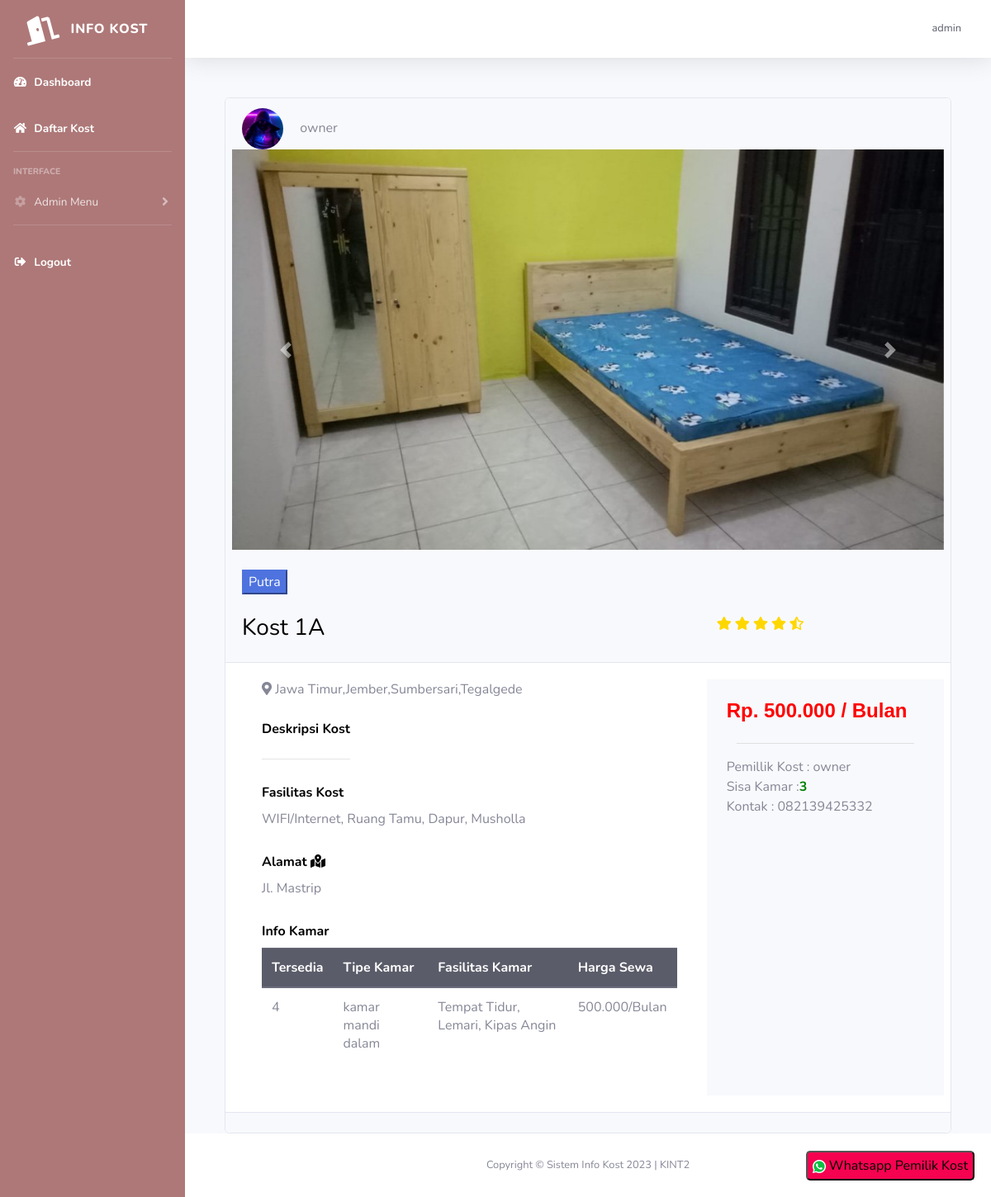
/kost/tampilan-kost.php?id_kost=11 (signed in), run on the app's committed database.
### tables this page shows
CREATE TABLE `kost` (
  `id_kost` int(11) NOT NULL,
  `nama_kost` varchar(255) NOT NULL,
  `tipe_kost` varchar(255) NOT NULL,
  `jenis_kost` varchar(255) NOT NULL,
  `jumlah_kamar` int(11) NOT NULL,
  `tanggal_tagih` date NOT NULL,
  `nama_pemilik` text NOT NULL,
  `nama_bank` text NOT NULL,
  `no_rekening` int(11) NOT NULL,
  `foto_bangunan_utama` varchar(255) NOT NULL,
  `foto_kamar` varchar(255) NOT NULL,
  `foto_kamar_mandi` varchar(255) NOT NULL,
  `foto_interior` varchar(255) NOT NULL,
  `provinsi` varchar(25) NOT NULL,
  `kota` varchar(25) NOT NULL,
  `kecamatan` varchar(25) NOT NULL,
  `kelurahan` varchar(25) NOT NULL,
  `alamat` varchar(255) NOT NULL,
  `harga_sewa` int(11) NOT NULL,
  `kontak` varchar(255) NOT NULL,
  `deskripsi` text NOT NULL,
  `id_pemilik` int(11) NOT NULL,
  `fasilitas_kost` text NOT NULL
);

CREATE TABLE `user` (
  `id` int(11) NOT NULL,
  `nama_lengkap` varchar(255) NOT NULL,
  `email` varchar(255) NOT NULL,
  `username` varchar(255) NOT NULL,
  `password` varchar(255) NOT NULL,
  `no_hp` varchar(255) NOT NULL,
  `pekerjaan` varchar(255) NOT NULL,
  `jenis_kelamin` varchar(25) NOT NULL,
  `foto_ktp` varchar(255) NOT NULL,
  `foto_profil` text NOT NULL,
  `roles` int(11) NOT NULL,
  `id_kost_saya` int(11) NOT NULL
);

CREATE TABLE `kamar` (
  `id_kamar` int(11) NOT NULL,
  `id_kost` int(11) NOT NULL,
  `jumlah_kamar` int(11) NOT NULL,
  `panjang_kamar` int(11) NOT NULL,
  `lebar_kamar` int(11) NOT NULL,
  `tipe_kamar` varchar(255) NOT NULL,
  `biaya_fasilitas` int(11) NOT NULL,
  `fasilitas_kamar` varchar(255) NOT NULL
);

### kost/tampilan-kost.php (the view, shortened to what this page needs)
<?php
include('includes/header.php');
?>
<?php
$id_kost = $_GET['id_kost'];
$query = "SELECT * FROM kost JOIN user ON kost.id_pemilik=user.id WHERE id_kost=$id_kost";
$data = mysqli_query($koneksi, $query);
$d = mysqli_fetch_array($data);
$idkost = $d['id_kost'];
$queryx = "SELECT * FROM kamar WHERE id_kost=$idkost";
$kamar = mysqli_query($koneksi, $queryx);
function minfas($idkost, $tipe_kost)
{
  global $koneksi;
  $cost = mysqli_query($koneksi, "SELECT min(biaya_fasilitas) FROM kamar WHERE id_kost=$idkost");
  $p = mysqli_fetch_array($cost);
  if ($tipe_kost == "Bulan") {
    return $p['min(biaya_fasilitas)'];
  } else if ($tipe_kost == "Tahun") {
    return $p['min(biaya_fasilitas)'] * 12;
  }
}
function fas($fas, $tipe_kost)
{
  if ($tipe_kost == "Bulan") {
    return $fas;
  } else if ($tipe_kost == "Tahun") {
    return $fas * 12;
  }
}
?>
<div class="container">
  <div class="container-fluid">
    <div class="card">
      <div class="card-header">
        <div class="row">
          <div class="col">
            <img style="object-fit: cover;" src="../img/profil/<?php echo $d['foto_profil'] ?>" class="rounded-circle mr-3" height="50px" width="50px" alt="avatar">
            <?php echo $d['nama_lengkap'] ?>
          </div>
        </div>
        <div class="row ">
          <div id="carouselExampleControls" class="carousel slide" data-ride="carousel">
            <div class="carousel-inner tampilan-foto">
              <div class="carousel-item active">
                <img class="d-block w-100 " src="../img/foto_kost/kamar/<?php echo $d['foto_kamar'] ?>" alt="First slide">
              </div>
            </div>
            <a class="carousel-control-prev" href="#carouselExampleControls" role="button" data-slide="prev">
              <span class="carousel-control-prev-icon" aria-hidden="true"></span>
            </a>
            <a class="carousel-control-next" href="#carouselExampleControls" role="button" data-slide="next">
              <span class="carousel-control-next-icon" aria-hidden="true"></span>
            </a>
          </div>
        </div>
        <br>
        <div class="row">
          <div class="card-text">
            <div class="col">
              <button class="btn-primary"><?php echo $d['jenis_kost'] ?></button>
            </div>
          </div>
        </div>
        <br>
        <div class="row">
          <div class="col-md-8">
            <div class="card-title">
              <h3><?php echo $d['nama_kost'] ?></h3>
            </div>
          </div>
          <div class="col">
            <span class="stars-active" style="width:50%">
              <i class="fa fa-star checked" aria-hidden="true"></i>
              <i class="fa fa-star checked" aria-hidden="true"></i>
              <i class="fa fa-star checked" aria-hidden="true"></i>
              <i class="fa fa-star checked" aria-hidden="true"></i>
              <i class="fa fa-star-half-alt checked" aria-hidden="true"></i>
            </span>
          </div>
          <div class="col">
          </div>
        </div>
      </div>
      <div class="card-body">
        <div class="row">
          <div class="col-md-8">
            <div class="container-fluid">
              <div class="row">
                <div class="col"><i class="fas fa-map-marker-alt"></i> <?php echo $d['provinsi'] ?>,<?php echo $d['kota'] ?>,<?php echo $d['kecamatan'] ?>,<?php echo $d['kelurahan'] ?></div>
              </div>
              <br>
              <div class="row">
                <div class="container">
                  <div class="row">
                    <div class="card-title">
                      <label for="">Deskripsi Kost</label>
                      <hr>
                    </div>
                  </div>
                  <div class="row">
                    <div class="card-title">
                      <label>Fasilitas Kost</label>
                      <p><?php echo $d['fasilitas_kost'] ?></p>
                    </div>
                  </div>
                  <div class="row">
                    <div class="card-title">
                      <label>Alamat
                        <i class="fas fa-map-marked-alt"></i></label>
                      <p>
                        <?php echo $d['alamat']; ?>
                      </p>
                    </div>
                  </div>
                  <?php
                  $cek = mysqli_num_rows($kamar);
                  if ($cek > 0) {
                  ?>
                    <div class="row">
                      <label>Info Kamar</label>
                    </div>
                    <div class="row">
                      <table class="table">
                        <thead class=" thead-dark">
                          <tr>
                            <th>Tersedia</th>
                            <th>Tipe Kamar</th>
                            <th>Fasilitas Kamar</th>
                            <th>Harga Sewa</th>
                          </tr>
                        </thead>
                        <?php
                        while ($l = mysqli_fetch_array($kamar)) {
                        ?>
                          <tbody>
                            <tr>
                              <td><?php if ($l['jumlah_kamar'] > 0) {
                                    echo $l['jumlah_kamar'];
                                  } else {
                                    echo "Penuh";
                                  }
                                  ?></td>
                              <td><?php echo $l['tipe_kamar'] ?></td>
                              <td><?php echo $l['fasilitas_kamar'] ?></td>
                              <td><?php echo number_format(fas($l['biaya_fasilitas'], $d['tipe_kost']) + $d['harga_sewa'], 0, ',', '.') . "/" . $d['tipe_kost'] ?></td>
                            </tr>
                          </tbody>
                        <?php }
                        ?>
                      </table>
                    </div>
                  <?php } ?>
                  <br>
                </div>
              </div>
            </div>
          </div>
          <div class="col bg-light py-lg-4 text-center">
            <div class="container">
              <div class="row">
                <h6>Rp. <?php echo number_format($d['harga_sewa'] + minfas($d['id_kost'], $d['tipe_kost']), 0, ',', '.'); ?> / <?php echo $d['tipe_kost'] ?></h6>
              </div>
              <hr>
              <div class="row">
                Pemillik Kost : <?php echo $d['nama_pemilik'] ?>
              </div>
              <div class="row">
                <?php
                if ($d['jumlah_kamar'] != 0) {
                  echo "Sisa Kamar : <b style='color:green'>" . $d['jumlah_kamar'] . "</b>";
                } else {
                  echo " <b style='color:red'>Kamar Tidak Tersedia</b>";
                }
                ?>
              </div>
              <div class="row">
                Kontak : <?php echo $d['kontak'] ?>
              </div>
              <div class="row">
                <div style="position:fixed;right:20px;bottom:20px;">
                  <a target="_blank" href="https://api.whatsapp.com/send?phone=<?php echo $d['kontak'] ?>&text=Assalamualaikum, apakah ini bapak/ibu yang mengiklan kost <?php echo $d['nama_kost'] ?> di website simkos ">
                    <button style="background:#f50251;vertical-align:center;height:36px;border-radius:5px">
                      <img src="../img/favicon_wa.png"> Whatsapp Pemilik Kost</button></a>
                </div>
              </div>
            </div>
          </div>
        </div>
      </div>
      <div class="card-footer"></div>
    </div>
  </div>
</div>
<?php
include('includes/footer.php');
?>

### kost/tampilan-kost.php (style rules this page uses)
.checked { color: gold; }
h3 { color: black; }
h6 { color: red; font-weight: bold; font-family: Arial, Helvetica, sans-serif; font-size: 150%; }
.tampilan-foto { max-height: 500px; }
label { color: black; font-weight: bold; }

### data on the page
kost: id_pemilik.foto_profil (picture), id_pemilik.nama_lengkap "owner", foto_kamar (picture), jenis_kost "Putra", nama_kost "Kost 1A", provinsi "Jawa Timur", kota "Jember", kecamatan "Sumbersari", kelurahan "Tegalgede", fasilitas_kost "WIFI/Internet, Ruang Tamu, Dapur, Musholla", alamat "Jl. Mastrip", tipe_kost "Bulan", nama_pemilik "owner", jumlah_kamar "3", kontak "082139425332"
kamar: jumlah_kamar "4", tipe_kamar "kamar mandi dalam", fasilitas_kamar "Tempat Tidur, Lemari, Kipas Angin", biaya_fasilitas.harga_sewa "500.000", id_kost.tipe_kost "Bulan"

### other printed values
$_SESSION['username'] "admin"
$d['harga_sewa'] + minfas($d['id_kost'], $d['tipe_kost']) "500.000"
